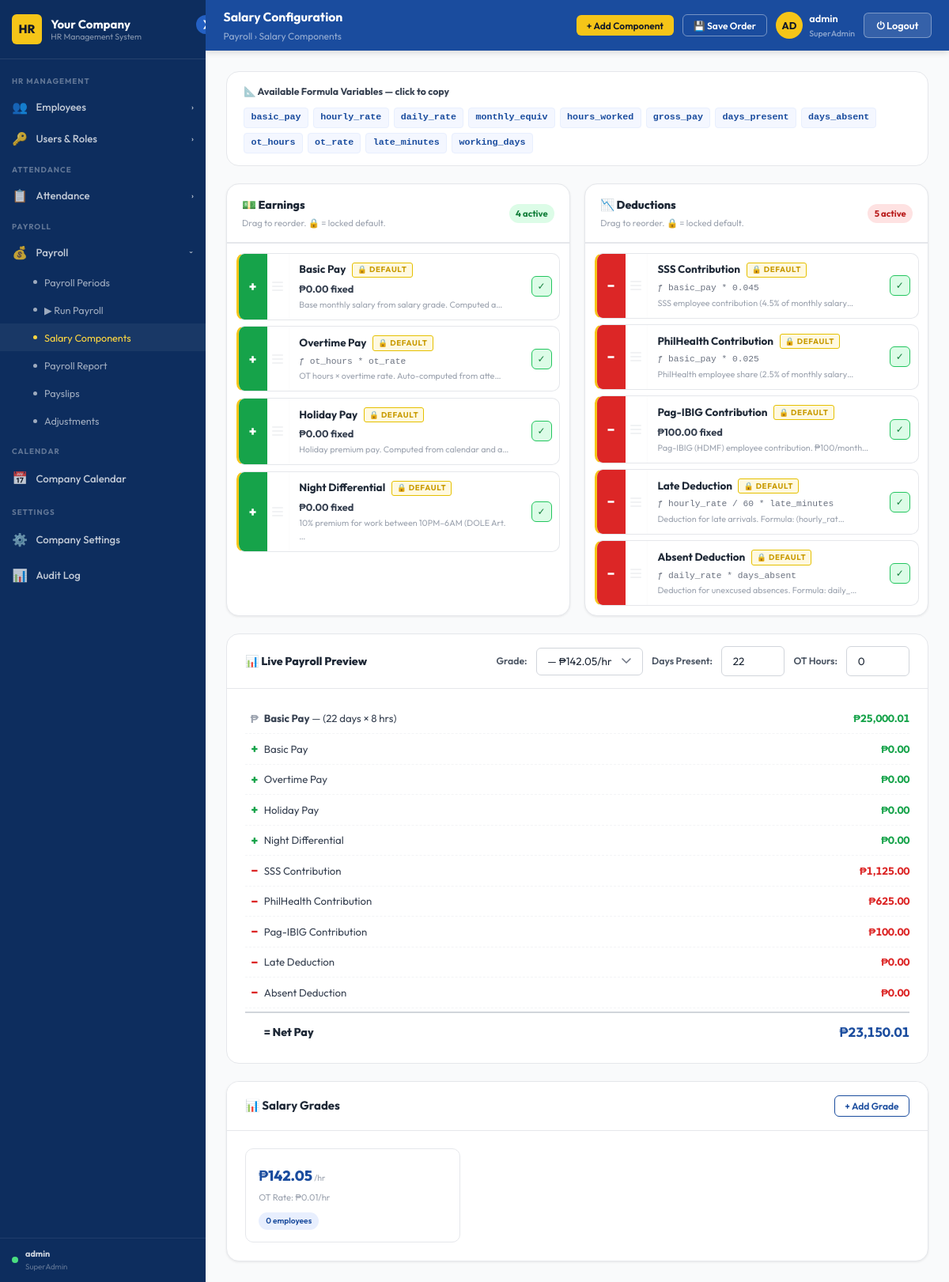
The app's page /payroll/components/ (signed in) with its own data.
### payroll/models.py (models this page shows, shortened)
class PayrollComponent(models.Model):
    TYPE_CHOICES = [('earning', 'Earning'), ('deduction', 'Deduction')]
    CALC_TYPES   = [
        ('fixed',      'Fixed Amount'),
        ('percentage', 'Percentage of Variable'),
        ('formula',    'Custom Formula'),
    ]
    OPERATOR_CHOICES = [
        ('+', 'Add (+)'),
        ('-', 'Subtract (−)'),
        ('*', 'Multiply (×)'),
        ('/', 'Divide (÷)'),
    ]
    name             = models.CharField(max_length=150)
    type             = models.CharField(max_length=20, choices=TYPE_CHOICES)
    operator         = models.CharField(max_length=1, choices=OPERATOR_CHOICES, default='+')  # NEW
    calculation_type = models.CharField(max_length=20, choices=CALC_TYPES, default='fixed')
    default_value    = models.DecimalField(max_digits=14, decimal_places=4, default=0)
    pct_base         = models.CharField(max_length=50, blank=True, default='basic_pay')       # NEW
    formula          = models.CharField(max_length=500, blank=True)
    description      = models.TextField(blank=True)                                           # NEW (was CharField)
    is_active        = models.BooleanField(default=True)
    is_locked        = models.BooleanField(default=False)                                     # NEW
    sort_order       = models.PositiveIntegerField(default=0)
    created_at       = models.DateTimeField(auto_now_add=True)
    class Meta:
        ordering = ['sort_order', 'id']

### employees/models.py (models this page shows, shortened)
class SalaryGrade(models.Model):
    name          = models.CharField(max_length=100)
    hourly_rate   = models.DecimalField(max_digits=10, decimal_places=4, default=0)
    overtime_rate = models.DecimalField(max_digits=10, decimal_places=4, default=0)
    base_salary   = models.DecimalField(max_digits=12, decimal_places=2, default=0)
    created_at    = models.DateTimeField(auto_now_add=True)

### payroll/views.py (the view)
# urls.py: path('components/',                     views.salary_components,          name='components'),
def salary_components(request):
    _seed_default_components()
    earnings   = PayrollComponent.objects.filter(type='earning').order_by('sort_order', 'id')
    deductions = PayrollComponent.objects.filter(type='deduction').order_by('sort_order', 'id')
    salary_grades = SalaryGrade.objects.annotate(employees_count=Count('employee'))
    all_comps = []
    for c in PayrollComponent.objects.filter(is_active=True).order_by('sort_order', 'id'):
        all_comps.append({
            'id':               c.id,
            'name':             c.name,
            'type':             c.type,
            'operator':         getattr(c, 'operator', '+') or '+',
            'calculation_type': c.calculation_type,
            'default_value':    float(c.default_value) if c.default_value else 0.0,
            'pct_base':         getattr(c, 'pct_base', 'monthly_equiv') or 'monthly_equiv',
            'formula':          getattr(c, 'formula', '') or '',
            'is_locked':        getattr(c, 'is_locked', False),
            'description':      getattr(c, 'description', '') or '',
        })
    return render(request, 'hrms/salary_config.html', {
        'earnings':           earnings,
        'deductions':         deductions,
        'salary_grades':      salary_grades,
        'components_json':    json.dumps(all_comps),
        'formula_variables':  FORMULA_VARIABLES,
        'variables_json':     json.dumps({v['name']: v['description'] for v in FORMULA_VARIABLES}),
        **_branding(),
    })

### templates/hrms/salary_config.html (shortened to what this page needs)
{% extends "hrms/admin_base.html" %}
{% load static %}
{% block page_title %}Salary Configuration{% endblock %}
{% block breadcrumb %}Payroll › Salary Components{% endblock %}
{% block header_actions %}
  <button class="btn btn-gold btn-sm" onclick="openModal('add-component-modal')">+ Add Component</button>
  <button class="btn btn-outline btn-sm"
          style="color:var(--white);border-color:rgba(255,255,255,.4);"
          onclick="saveOrder()">💾 Save Order</button>
{% endblock %}
{% block content %}
<div class="salary-page">
  <div class="var-ref">
    <h4>📐 Available Formula Variables — click to copy</h4>
    <div class="var-chips">
      {% for v in formula_variables %}
      <span class="var-chip" onclick="copyVar('{{ v.name }}')" title="{{ v.description }}">{{ v.name }}</span>
      {% endfor %}
    </div>
  </div>
  <div class="salary-cols">
    <div class="card">
      <div class="col-head">
        <div>
          <h3>💵 Earnings</h3>
          <div style="font-size:.75rem;color:var(--gray-400);margin-top:.15rem;">Drag to reorder. 🔒 = locked default.</div>
        </div>
        <span class="col-count earn" id="earn-count">0</span>
      </div>
      <div class="drag-zone" id="zone-earning" data-type="earning"
           ondragover="onOver(event,this)" ondrop="onDrop(event,this)" ondragleave="onLeave(this)">
        {% for c in earnings %}
        {% include "hrms/partials/comp_card.html" with comp=c %}
        {% empty %}
        <div style="text-align:center;padding:2rem;color:var(--gray-400);font-size:.85rem;">
          No earnings components.
          <button class="btn btn-outline btn-sm" style="display:block;margin:.75rem auto 0;"
                  onclick="openAddModal('earning')">+ Add Earning</button>
        </div>
        {% endfor %}
      </div>
    </div>
    <div class="card">
      <div class="col-head">
        <div>
          <h3>📉 Deductions</h3>
          <div style="font-size:.75rem;color:var(--gray-400);margin-top:.15rem;">Drag to reorder. 🔒 = locked default.</div>
        </div>
        <span class="col-count deduct" id="deduct-count">0</span>
      </div>
      <div class="drag-zone" id="zone-deduction" data-type="deduction"
           ondragover="onOver(event,this)" ondrop="onDrop(event,this)" ondragleave="onLeave(this)">
        {% for c in deductions %}
        {% include "hrms/partials/comp_card.html" with comp=c %}
        {% empty %}
        <div style="text-align:center;padding:2rem;color:var(--gray-400);font-size:.85rem;">
          No deduction components.
          <button class="btn btn-outline btn-sm" style="display:block;margin:.75rem auto 0;"
                  onclick="openAddModal('deduction')">+ Add Deduction</button>
        </div>
        {% endfor %}
      </div>
    </div>
  </div>
  <div class="preview-card">
    <div class="preview-header">
      <h3>📊 Live Payroll Preview</h3>
      <div style="display:flex;align-items:center;gap:.75rem;flex-wrap:wrap;">
        <label style="font-size:.82rem;font-weight:600;color:var(--gray-600);">Grade:</label>
        <select class="form-control preview-grade-sel" id="preview-grade" onchange="runPreview()">
          {% for sg in salary_grades %}
          <option value="{{ sg.hourly_rate }}" data-name="{{ sg.name }}">
            {{ sg.name }} — ₱{{ sg.hourly_rate|floatformat:"2g" }}/hr
          </option>
          {% endfor %}
        </select>
        <label style="font-size:.82rem;font-weight:600;color:var(--gray-600);">Days Present:</label>
        <input type="number" id="preview-days" value="22" min="0" max="31"
               class="form-control" style="width:80px;" oninput="runPreview()">
        <label style="font-size:.82rem;font-weight:600;color:var(--gray-600);">OT Hours:</label>
        <input type="number" id="preview-ot" value="0" min="0" step="0.5"
               class="form-control" style="width:80px;" oninput="runPreview()">
      </div>
    </div>
    <div class="preview-body" id="preview-body">
      </div>
  </div>
  <div class="card">
    <div class="card-header">
      <h3>📊 Salary Grades</h3>
      <button class="btn btn-outline btn-sm" onclick="openModal('add-grade-modal')">+ Add Grade</button>
    </div>
    <div class="card-body">
      <div class="grades-grid">
        {% for sg in salary_grades %}
        <div class="grade-card" onclick="editGrade({{ sg.id }}, '{{ sg.name|escapejs }}', '{{ sg.hourly_rate }}', '{{ sg.overtime_rate }}')">
          <div class="grade-salary">₱{{ sg.hourly_rate|floatformat:"2g" }}<span style="font-size:.7rem;color:var(--gray-400);font-weight:400;"> /hr</span></div>
          <div class="grade-sub">OT Rate: ₱{{ sg.overtime_rate|floatformat:"2g" }}/hr</div>
          <div style="margin-top:.5rem;">
            <span class="badge badge-blue" style="font-size:.68rem;">{{ sg.employees_count|default:0 }} employees</span>
          </div>
        </div>
        {% empty %}
        <p class="text-sm text-gray">No salary grades yet.</p>
        {% endfor %}
      </div>
    </div>
  </div>
</div>
{% endblock %}

### templates/hrms/admin_base.html (shortened to what this page needs)
{% load static %}
<!DOCTYPE html>
<html lang="en">
<head>
  <link rel="stylesheet" href="{% static 'css/base.css' %}"/>
</head>
<body>
<div class="admin-layout">
  <aside class="sidebar" id="sidebar">
    <button class="sidebar-toggle" id="sidebar-toggle" title="Toggle Sidebar">❯</button>
    <div class="sidebar-logo">
      <div class="logo-mark" id="logo-mark">
        {% if company_logo %}
          <img src="{{ company_logo }}" alt="Logo"
               style="width:100%;height:100%;object-fit:cover;border-radius:var(--radius-sm);">
        {% else %}
          {{ company_initials|default:"HR" }}
        {% endif %}
      </div>
      <div class="logo-text">
        {{ company_name|default:"Your Company" }}
        <span>HR Management System</span>
      </div>
    </div>
    <nav class="sidebar-nav" id="sidebar-nav">
      <div class="nav-section">
        <div class="nav-section-label">HR Management</div>
        <button class="nav-group-toggle" data-group="nav-hr">
          <span class="icon">👥</span><span class="label">Employees</span><span class="chevron">›</span>
        </button>
        {% if is_super_admin %}
        <button class="nav-group-toggle" data-group="nav-users">
          <span class="icon">🔑</span><span class="label">Users & Roles</span><span class="chevron">›</span>
        </button>
        {% endif %}
      </div>
      <div class="nav-section">
        <div class="nav-section-label">Attendance</div>
        <button class="nav-group-toggle" data-group="nav-att">
          <span class="icon">📋</span><span class="label">Attendance</span><span class="chevron">›</span>
        </button>
      </div>
      <div class="nav-section">
        <div class="nav-section-label">Payroll</div>
        <button class="nav-group-toggle" data-group="nav-payroll">
          <span class="icon">💰</span><span class="label">Payroll</span><span class="chevron">›</span>
        </button>
        <div class="nav-submenu" id="nav-payroll">
          <a href="{% url 'payroll:periods' %}">Payroll Periods</a>
          {% if is_hr_admin %}
          <a href="{% url 'payroll:run' %}">▶ Run Payroll</a>
          {% endif %}
          <a href="{% url 'payroll:components' %}">Salary Components</a>
          <a href="{% url 'payroll:report' %}">Payroll Report</a>
          <a href="{% url 'payroll:payslips' %}">Payslips</a>
          <a href="{% url 'payroll:adjustments' %}">Adjustments</a>
        </div>
      </div>
      <div class="nav-section">
        <div class="nav-section-label">Calendar</div>
        <a class="nav-link" href="{% url 'calendar_app:index' %}">
          <span class="icon">📅</span><span class="label">Company Calendar</span>
        </a>
      </div>
      {% if is_super_admin %}
      <div class="nav-section">
        <div class="nav-section-label">Settings</div>
        <a class="nav-link" href="{% url 'employees:company_settings' %}">
          <span class="icon">⚙️</span><span class="label">Company Settings</span>
        </a>
        <a class="nav-link" href="{% url 'accounts:audit_log' %}">
          <span class="icon">📊</span><span class="label">Audit Log</span>
        </a>
      </div>
      {% endif %}
    </nav>
    <div style="padding:.75rem 1rem;border-top:1px solid rgba(255,255,255,.08);
                display:flex;align-items:center;gap:.6rem;">
      <div style="width:8px;height:8px;border-radius:50%;background:#4ADE80;flex-shrink:0;"></div>
      <div style="overflow:hidden;">
        <div style="font-size:.72rem;font-weight:700;color:rgba(255,255,255,.8);
                    white-space:nowrap;overflow:hidden;text-overflow:ellipsis;">
          {{ request.user.get_full_name|default:request.user.username }}
        </div>
        <div style="font-size:.65rem;color:rgba(255,255,255,.35);">
          {% if user_role %}{{ user_role.name }}{% else %}No Role{% endif %}
        </div>
      </div>
    </div>
  </aside>
  <div style="flex:1;display:flex;flex-direction:column;">
    <header class="admin-header" id="admin-header">
      <div>
        <div class="header-title">{% block page_title %}Dashboard{% endblock %}</div>
        <div class="header-breadcrumb">{% block breadcrumb %}Home{% endblock %}</div>
      </div>
      <div class="header-right">
        {% block header_actions %}{% endblock %}
        <div class="header-user">
          <div class="header-avatar">{{ request.user.username|slice:":2"|upper }}</div>
          <div>
            <div style="font-size:.85rem;font-weight:600;color:var(--white);">
              {{ request.user.get_full_name|default:request.user.username }}
            </div>
            {% if user_role %}
            <div style="font-size:.7rem;color:rgba(255,255,255,.5);">
              {{ user_role.name }}
            </div>
            {% endif %}
          </div>
        </div>
        <button class="btn-logout" onclick="confirmLogout()">⏻ Logout</button>
      </div>
    </header>
    <main class="admin-content" id="admin-content">
      {% block content %}{% endblock %}
    </main>
  </div>
</div>
</body>
</html>

### templates/hrms/partials/comp_card.html (shortened to what this page needs)
{% load static %}
{% with op=comp.operator|default:'+' %}
<div class="comp-card {% if not comp.is_active %}inactive{% endif %} {% if comp.is_locked %}locked{% endif %}"
     id="comp-{{ comp.id }}"
     data-id="{{ comp.id }}"
     draggable="{% if not comp.is_locked %}true{% else %}false{% endif %}"
     ondragstart="onStart(event, this)"
     ondragend="onEnd(event, this)">
  <div class="comp-op
    {% if op == '+' %}plus
    {% elif op == '-' %}minus
    {% elif op == '*' %}times
    {% elif op == '/' %}divide
    {% endif %}">
    {% if op == '+' %}+
    {% elif op == '-' %}−
    {% elif op == '*' %}×
    {% elif op == '/' %}÷
    {% else %}+{% endif %}
  </div>
  <div class="comp-drag" title="{% if comp.is_locked %}Locked — cannot reorder{% else %}Drag to reorder{% endif %}">
    <span></span><span></span><span></span>
  </div>
  <div class="comp-body">
    <div class="comp-name-row">
      <span class="comp-name">{{ comp.name }}</span>
      {% if comp.is_locked %}
        <span class="comp-locked-badge">🔒 Default</span>
      {% endif %}
    </div>
    {% if comp.calculation_type == 'fixed' %}
      <div class="comp-value">₱{{ comp.default_value|floatformat:"2g" }} fixed</div>
    {% elif comp.calculation_type == 'percentage' %}
      <div class="comp-value">{{ comp.default_value|floatformat:"4g" }}% of {{ comp.pct_base|default:'basic_pay' }}</div>
    {% elif comp.calculation_type == 'formula' %}
      <div class="comp-formula" title="{{ comp.formula }}">ƒ {{ comp.formula|truncatechars:45 }}</div>
    {% endif %}
    {% if comp.description %}
      <div style="font-size:.72rem;color:var(--gray-400);margin-top:.1rem;">{{ comp.description|truncatechars:50 }}</div>
    {% endif %}
  </div>
  <div class="comp-actions">
    <button class="comp-toggle-btn {% if comp.is_active %}on{% else %}off{% endif %}"
            title="{% if comp.is_active %}Active — click to disable{% else %}Inactive — click to enable{% endif %}"
            onclick="toggleComp({{ comp.id }}, this)"
            {% if comp.is_locked %}disabled title="Default components cannot be disabled"{% endif %}>
      {% if comp.is_active %}✓{% else %}✗{% endif %}
    </button>
  </div>
</div>
{% endwith %}

### records on screen
PayrollComponent: name "Basic Pay", is_locked "🔒 DEFAULT", default_value "0.00", description "Base monthly salary from salary grade. Computed a…"
PayrollComponent: name "Overtime Pay", is_locked "🔒 DEFAULT", formula "ot_hours * ot_rate", description "OT hours × overtime rate. Auto-computed from atte…"
PayrollComponent: name "Holiday Pay", is_locked "🔒 DEFAULT", default_value "0.00", description "Holiday premium pay. Computed from calendar and a…"
PayrollComponent: name "Night Differential", is_locked "🔒 DEFAULT", default_value "0.00", description "10% premium for work between 10PM–6AM (DOLE Art. …"
PayrollComponent: name "SSS Contribution", is_locked "🔒 DEFAULT", formula "basic_pay * 0.045", description "SSS employee contribution (4.5% of monthly salary…"
PayrollComponent: name "PhilHealth Contribution", is_locked "🔒 DEFAULT", formula "basic_pay * 0.025", description "PhilHealth employee share (2.5% of monthly salary…"
PayrollComponent: name "Pag-IBIG Contribution", is_locked "🔒 DEFAULT", default_value "100.00", description "Pag-IBIG (HDMF) employee contribution. ₱100/month…"
PayrollComponent: name "Late Deduction", is_locked "🔒 DEFAULT", formula "hourly_rate / 60 * late_minutes", description "Deduction for late arrivals. Formula: (hourly_rat…"
PayrollComponent: name "Absent Deduction", is_locked "🔒 DEFAULT", formula "daily_rate * days_absent", description "Deduction for unexcused absences. Formula: daily_…"
SalaryGrade: hourly_rate "142.05", overtime_rate "0.01", employees_count "0"

### other values on screen
{{ company_initials|default:"HR" }} "HR"
{{ company_name|default:"Your Company" }} "Your Company"
{{ request.user.get_full_name|default:request.user.username }} "admin"
{{ user_role.name }} "SuperAdmin"
{{ request.user.username|slice:":2"|upper }} "AD"
{{ v.name }} "basic_pay" "hourly_rate" "daily_rate" "monthly_equiv" "hours_worked" "gross_pay" "days_present" "days_absent" "ot_hours" "ot_rate" "late_minutes" "working_days"
